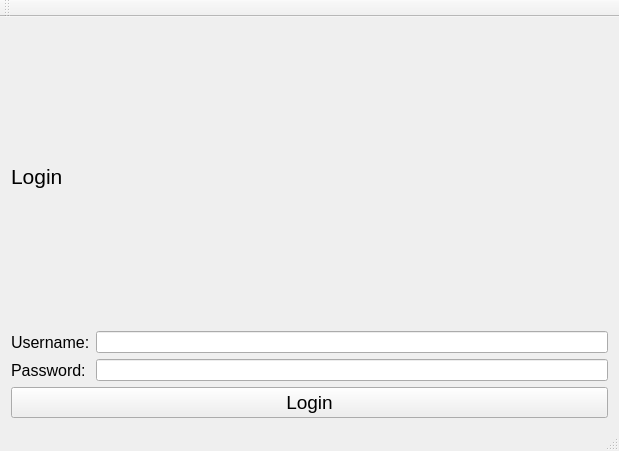
<?xml version="1.0" encoding="UTF-8"?>
<ui version="4.0">
 <class>Qt_ProjectClass</class>
 <widget class="QMainWindow" name="Qt_ProjectClass">
  <property name="geometry">
   <rect>
    <x>0</x>
    <y>0</y>
    <width>619</width>
    <height>451</height>
   </rect>
  </property>
  <property name="windowTitle">
   <string>Login</string>
  </property>
  <widget class="QWidget" name="centralWidget">
   <layout class="QGridLayout" name="gridLayout_2">
    <item row="0" column="0">
     <layout class="QVBoxLayout" name="verticalLayout">
      <item>
       <widget class="QLabel" name="label">
        <property name="font">
         <font>
          <pointsize>16</pointsize>
         </font>
        </property>
        <property name="text">
         <string>Login</string>
        </property>
       </widget>
      </item>
      <item>
       <layout class="QGridLayout" name="gridLayout">
        <item row="1" column="0">
         <widget class="QLabel" name="label_3">
          <property name="font">
           <font>
            <pointsize>12</pointsize>
           </font>
          </property>
          <property name="text">
           <string>Password:</string>
          </property>
         </widget>
        </item>
        <item row="1" column="1">
         <widget class="QLineEdit" name="line_password"/>
        </item>
        <item row="0" column="1">
         <widget class="QLineEdit" name="line_user"/>
        </item>
        <item row="0" column="0">
         <widget class="QLabel" name="label_2">
          <property name="font">
           <font>
            <pointsize>12</pointsize>
           </font>
          </property>
          <property name="text">
           <string>Username:</string>
          </property>
         </widget>
        </item>
       </layout>
      </item>
      <item>
       <widget class="QPushButton" name="button_login">
        <property name="font">
         <font>
          <pointsize>14</pointsize>
         </font>
        </property>
        <property name="text">
         <string>Login</string>
        </property>
       </widget>
      </item>
     </layout>
    </item>
   </layout>
  </widget>
  <widget class="QMenuBar" name="menuBar">
   <property name="geometry">
    <rect>
     <x>0</x>
     <y>0</y>
     <width>619</width>
     <height>26</height>
    </rect>
   </property>
  </widget>
  <widget class="QToolBar" name="mainToolBar">
   <attribute name="toolBarArea">
    <enum>TopToolBarArea</enum>
   </attribute>
   <attribute name="toolBarBreak">
    <bool>false</bool>
   </attribute>
  </widget>
  <widget class="QStatusBar" name="statusBar"/>
 </widget>
 <layoutdefault spacing="6" margin="11"/>
 <resources>
  <include location="Qt_Project.qrc"/>
 </resources>
 <connections/>
</ui>
